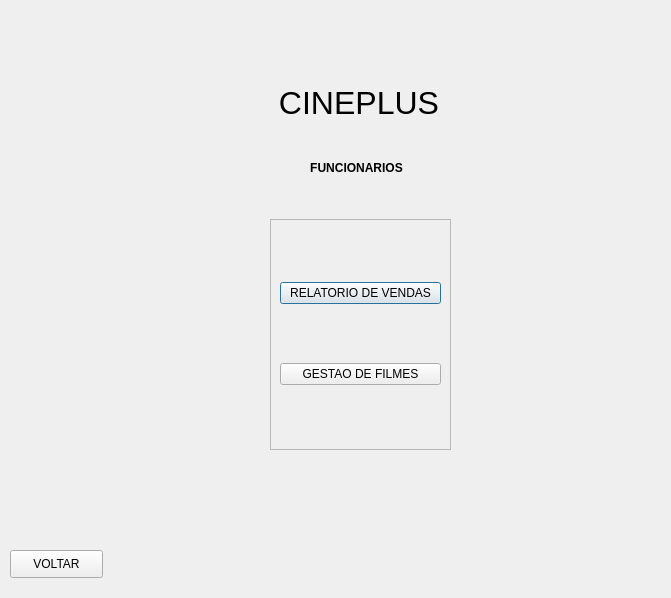
<?xml version="1.0" encoding="UTF-8"?>
<ui version="4.0">
 <class>Dialog</class>
 <widget class="QDialog" name="Dialog">
  <property name="geometry">
   <rect>
    <x>0</x>
    <y>0</y>
    <width>671</width>
    <height>598</height>
   </rect>
  </property>
  <property name="windowTitle">
   <string>Dialog</string>
  </property>
  <widget class="QFrame" name="frame">
   <property name="geometry">
    <rect>
     <x>270</x>
     <y>219</y>
     <width>181</width>
     <height>231</height>
    </rect>
   </property>
   <property name="frameShape">
    <enum>QFrame::StyledPanel</enum>
   </property>
   <property name="frameShadow">
    <enum>QFrame::Raised</enum>
   </property>
   <layout class="QVBoxLayout" name="verticalLayout">
    <item>
     <widget class="QPushButton" name="pushButton">
      <property name="text">
       <string>RELATORIO DE VENDAS</string>
      </property>
     </widget>
    </item>
    <item>
     <widget class="QPushButton" name="pushButton_2">
      <property name="text">
       <string>GESTAO DE FILMES</string>
      </property>
     </widget>
    </item>
   </layout>
  </widget>
  <widget class="QPushButton" name="pushButton_4">
   <property name="geometry">
    <rect>
     <x>10</x>
     <y>550</y>
     <width>93</width>
     <height>28</height>
    </rect>
   </property>
   <property name="text">
    <string>VOLTAR</string>
   </property>
  </widget>
  <widget class="QLabel" name="label">
   <property name="geometry">
    <rect>
     <x>270</x>
     <y>80</y>
     <width>178</width>
     <height>48</height>
    </rect>
   </property>
   <property name="text">
    <string>&lt;html&gt;&lt;head/&gt;&lt;body&gt;&lt;p align=&quot;center&quot;&gt;&lt;span style=&quot; font-size:24pt;&quot;&gt;CINEPLUS&lt;/span&gt;&lt;/p&gt;&lt;/body&gt;&lt;/html&gt;</string>
   </property>
  </widget>
  <widget class="QLabel" name="label_2">
   <property name="geometry">
    <rect>
     <x>310</x>
     <y>160</y>
     <width>93</width>
     <height>16</height>
    </rect>
   </property>
   <property name="text">
    <string>&lt;html&gt;&lt;head/&gt;&lt;body&gt;&lt;p align=&quot;center&quot;&gt;&lt;span style=&quot; font-weight:600;&quot;&gt;FUNCIONARIOS&lt;/span&gt;&lt;/p&gt;&lt;/body&gt;&lt;/html&gt;</string>
   </property>
  </widget>
 </widget>
 <resources/>
 <connections/>
</ui>
